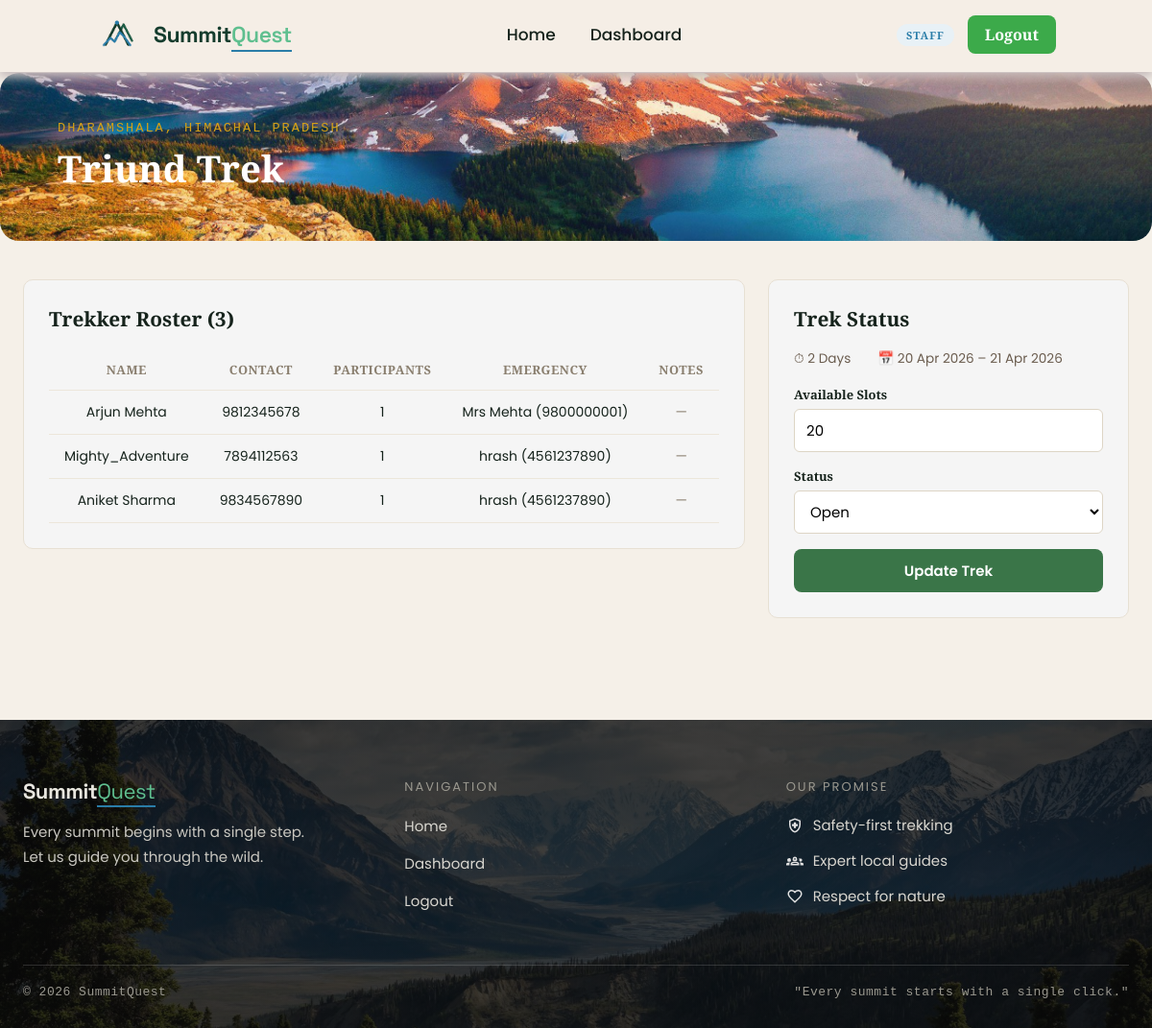
The page /staff/trek/5 (signed in) on the database its author committed.
### app/models.py (models this page shows, shortened)
class Treks(db.Model):
    __tablename__ = "trek"
    id = db.Column(db.Integer, primary_key = True)
    name = db.Column(db.String(256), nullable= False, index = True)
    location = db.Column(db.String(50), nullable= False, index = True)
    difficulty= db.Column(db.String(50), nullable = False, index = True)
    status = db.Column(db.String(50), nullable = False, default = "Pending")
    duration =  db.Column(db.Integer, nullable= False)
    starting_date = db.Column(db.Date, nullable= False)
    ending_date = db.Column(db.Date, nullable= False)
    is_blocked = db.Column(db.String(50),nullable = False,default = False)
    created_at = db.Column(db.DateTime, default=datetime.utcnow, nullable=False)
    capacity = db.Column(db.Integer, default = 10)
    available = db.Column(db.Integer, default = 10)
    description = db.Column(db.Text)
    updated_at = db.Column(db.DateTime, default=datetime.utcnow, onupdate=datetime.utcnow, nullable=False)
    price = db.Column(db.Float, default=0)
    altitude = db.Column(db.String(50), nullable=True)
    image_url = db.Column(db.String(500), nullable=True)
    highlights = db.Column(db.Text, nullable=True)
    requirements = db.Column(db.Text, nullable=True)
    assigned_staff_id = db.Column(db.Integer,db.ForeignKey("user.id"),nullable = True)
    bookings = db.relationship(
    "Bookings",
    backref="trek",
    cascade="all, delete-orphan")

class Bookings(db.Model):
    __tablename__ = "booking"
    id = db.Column(db.Integer, primary_key = True)
    user_id = db.Column(db.Integer, db.ForeignKey("user.id"), nullable = False, index= True)
    trek_id = db.Column(db.Integer, db.ForeignKey("trek.id"), nullable = False, index= True)
    booked_at = db.Column(db.DateTime , default = datetime.utcnow)
    status = db.Column(db.String(20), nullable=False, default="booked", index=True)
    participants = db.Column(db.Integer, nullable=False, default=1)
    emergency_contact = db.Column(db.String(120), nullable=True)
    emergency_phone = db.Column(db.String(20), nullable=True)
    notes = db.Column(db.Text)

class User(db.Model):
    __tablename__ = "user"
    id = db.Column(db.Integer,primary_key= True)
    full_name = db.Column(db.String(256), nullable = False)
    name = db.Column(db.String(256),nullable= False)
    email = db.Column(db.String(256),nullable= False,unique = True)
    pass_hash = db.Column(db.String(1000),nullable=False)
    contact = db.Column(db.String(13),nullable = True)
    role = db.Column(db.String(50),nullable = False,default = "trekker")
    address = db.Column(db.String(256), nullable=True)
    bio = db.Column(db.Text, nullable=True)
    is_approved = db.Column(db.Boolean, default=True, nullable=False)
    is_blacklisted = db.Column(db.Boolean, default=False, nullable=False)
    created_at =  db.Column(db.DateTime,default=datetime.utcnow)
    bookings = db.relationship(
    "Bookings",
    backref="user",
    cascade="all, delete-orphan")
    assigned_treks = db.relationship(
    "Treks",
    backref="staff_member",
    foreign_keys="Treks.assigned_staff_id")

### app/routes.py (the view)
@visit.route("/staff/trek/<int:trek_id>")
@login_required
@staff_required
def staff_trek_detail(trek_id):
    trek = Treks.query.get_or_404(trek_id)
    if trek.assigned_staff_id != session["user_id"] and session.get("role") != "admin":
        abort(403)
    bookings = Bookings.query.filter_by(trek_id=trek_id, status="Booked").all()
    return render_template("staff/trek_detail.html", trek=trek, bookings=bookings)

### app/utils.py (called while the page is built)
def current_user():
    if 'user_id' not in session:
        return AnonUser()
    return SessionUser(session)

def login_required(f):
    @wraps(f)
    def wrapper(*args, **kwargs):
        if 'user_id' not in session:
            flash('Please log in to continue.', 'info')
            return redirect(url_for('visit.login'))
        return f(*args, **kwargs)
    return wrapper

def staff_required(f):
    @wraps(f)
    def wrapper(*args, **kwargs):
        if 'user_id' not in session:
            return redirect(url_for('visit.login'))
        role = session.get('role')
        if role not in ('staff', 'admin'):
            abort(403)
        if role == 'staff' and not session.get('is_approved'):
            flash('Your staff account is pending admin approval.', 'warning')
            return redirect(url_for('visit.home'))
        return f(*args, **kwargs)
    return wrapper

def format_date(value):
    if not value:
        return '—'
    return value.strftime('%d %b %Y')

def format_duration(days):
    if not days or days < 1:
        return '—'
    weeks, remainder = divmod(int(days), 7)
    parts = []
    if weeks:
        parts.append(f"{weeks} Week{'s' if weeks > 1 else ''}")
    if remainder:
        parts.append(f"{remainder} Day{'s' if remainder > 1 else ''}")
    return ' '.join(parts) if parts else f"{days} Day{'s' if days != 1 else ''}"

### templates/staff/trek_detail.html (shortened to what this page needs)
{% extends "base.html" %}
{% import "macros.html" as m %}
{% block extra_css %}
<link rel="stylesheet" href="{{ url_for('static', filename='css/for_dashboard.css') }}">
{% endblock %}
{% block content %}
{{ m.page_header(trek.name, trek.location) }}
<div class="page-body">
    <div class="split-layout">
        <div class="sq-card">
            <h2 class="sq-card-title">Trekker Roster ({{ bookings|length }})</h2>
            {% if bookings %}
            <div class="table-wrap">
                <table class="data-table">
                    <thead><tr><th>Name</th><th>Contact</th><th>Participants</th><th>Emergency</th><th>Notes</th></tr></thead>
                    <tbody>
                        {% for b in bookings %}
                        <tr>
                            <td>{{ b.user.full_name }}</td>
                            <td class="numbers">{{ b.user.contact or "—" }}</td>
                            <td>{{ b.participants }}</td>
                            <td>{{ b.emergency_contact }} ({{ b.emergency_phone }})</td>
                            <td class="muted">{{ b.notes or "—" }}</td>
                        </tr>
                        {% endfor %}
                    </tbody>
                </table>
            </div>
            {% else %}
            <p class="muted">No trekkers have booked this trek yet.</p>
            {% endif %}
        </div>
        <div class="sq-card">
            <h2 class="sq-card-title">Trek Status</h2>
            <p class="manage-card-meta" style="margin-bottom: 18px;">
                <span>⏱ {{ format_duration(trek.duration) }}</span><br>
                <span>📅 {{ format_date(trek.starting_date) }} – {{ format_date(trek.ending_date) }}</span>
            </p>
            <form method="post" action="{{ url_for('visit.staff_update_trek', trek_id=trek.id) }}">
                <div class="field">
                    <label>Available Slots</label>
                    <input type="number" name="available" min="0" max="{{ trek.capacity }}" value="{{ trek.available }}">
                </div>
                <div class="field">
                    <label>Status</label>
                    <select name="status">
                        {% for s in ["Open", "Closed", "Completed"] %}
                        <option value="{{ s }}" {% if trek.status == s %}selected{% endif %}>{{ s }}</option>
                        {% endfor %}
                    </select>
                </div>
                <button type="submit" class="btn btn-primary btn-block">Update Trek</button>
            </form>
        </div>
    </div>
</div>
{% endblock %}

### templates/macros.html (shortened to what this page needs)
{% macro page_header(title, subtitle) %}
<div class="page-header">
    <div class="page-header-inner">
        {% if subtitle %}<p class="page-header-eyebrow">{{ subtitle }}</p>{% endif %}
        <h1 class="page-header-title">{{ title }}</h1>
    </div>
</div>
{% endmacro %}

### static/css/style.css (style rules this page uses)
* { margin: 0; padding: 0; box-sizing: border-box; }
html { scroll-behavior: smooth; }
body { font-family: 'Playfair Display', 'Poppins', sans-serif; background-color: #f5f0e8; color: #16231C; }
.btn { display: inline-block; font-family: 'Poppins', sans-serif; font-weight: 600; font-size: 15px; text-decoration: none; border: none; border-radius: 8px; padding: 11px 22px; cursor: pointer; text-align: center; }
.btn-primary { background: #3a7548; color: #fff; }
.btn-block { width: 100%; transition: all 0.8s ease; }
.field { margin-bottom: 16px; text-align: left; }
.field label { display: block; font-size: 13px; font-weight: 700; margin-bottom: 6px; }
.field input, .field select, .field textarea { width: 100%; padding: 10px 12px; font-size: 15px; font-family: 'Poppins', sans-serif; border: 1px solid #ddd5c5; border-radius: 6px; background: #fff; }
.table-wrap { overflow-x: auto; }
.data-table { width: 100%; border-collapse: collapse; font-size: 14px; }
.data-table th, .data-table td { padding: 12px 16px; text-align: left; border-bottom: 1px solid #ece6da; }
.data-table th { text-transform: uppercase; font-size: 11px; letter-spacing: 0.5px; color: #8a7f6f; }
.muted { color: #8a7f6f; }

### static/css/for_dashboard.css (style rules this page uses)
.page-header { position: relative; margin-top: 76px; padding: 50px 60px; background-image: url(../assets/new-mountain.jpg); background-size: cover; background-position: center; color: #fff; border-radius: 20px; }
.page-header-inner { position: relative; max-width: 1200px; margin: 0 auto; }
.page-header-eyebrow { font-family: 'Courier New', monospace; letter-spacing: 2px; font-size: 0.85rem; text-transform: uppercase; color: #d4a017; margin-bottom: 8px; }
.page-header-title { font-family: 'Playfair Display', serif; font-size: 2.4rem; }
.page-body { max-width: 1200px; margin: 0 auto; padding: 40px 24px 80px; }
.sq-card { background-color: whitesmoke; border: 1px solid #e7e0d3; border-radius: 10px; padding: 26px; margin-bottom: 26px; }
.sq-card-title { font-family: 'Playfair Display', serif; font-size: 1.3rem; margin-bottom: 18px; }
.sq-card th { font-size: 0.8rem; text-align: center; }
.sq-card tr { transition: all 0.35s ease; }
.sq-card td { text-align: center; }
.manage-card-meta { display: flex; flex-wrap: wrap; gap: 14px; font-size: 0.85rem; color: #6b5d4f; margin-bottom: 14px; }
.split-layout { display: grid; grid-template-columns: 2fr 1fr; gap: 24px; align-items: start; }
.numbers { font-family: 'Poppins', sans-serif; }

### rows shown on the page
Treks: location "DHARAMSHALA, HIMACHAL PRADESH", name "Triund Trek", duration "2 Days", starting_date "20 Apr 2026", ending_date "21 Apr 2026", available "20", status "Open"
Bookings: user.full_name "Arjun Mehta", user "9812345678", participants "1", emergency_contact "Mrs Mehta", emergency_phone "9800000001", notes "—"
Bookings: user.full_name "Mighty_Adventure", user "7894112563", participants "1", emergency_contact "hrash", emergency_phone "4561237890", notes "—"
Bookings: user.full_name "Aniket Sharma", user "9834567890", participants "1", emergency_contact "hrash", emergency_phone "4561237890", notes "—"

### other values the page prints
{{ current_user.role }} "STAFF"
{{ bookings|length }} "3"
